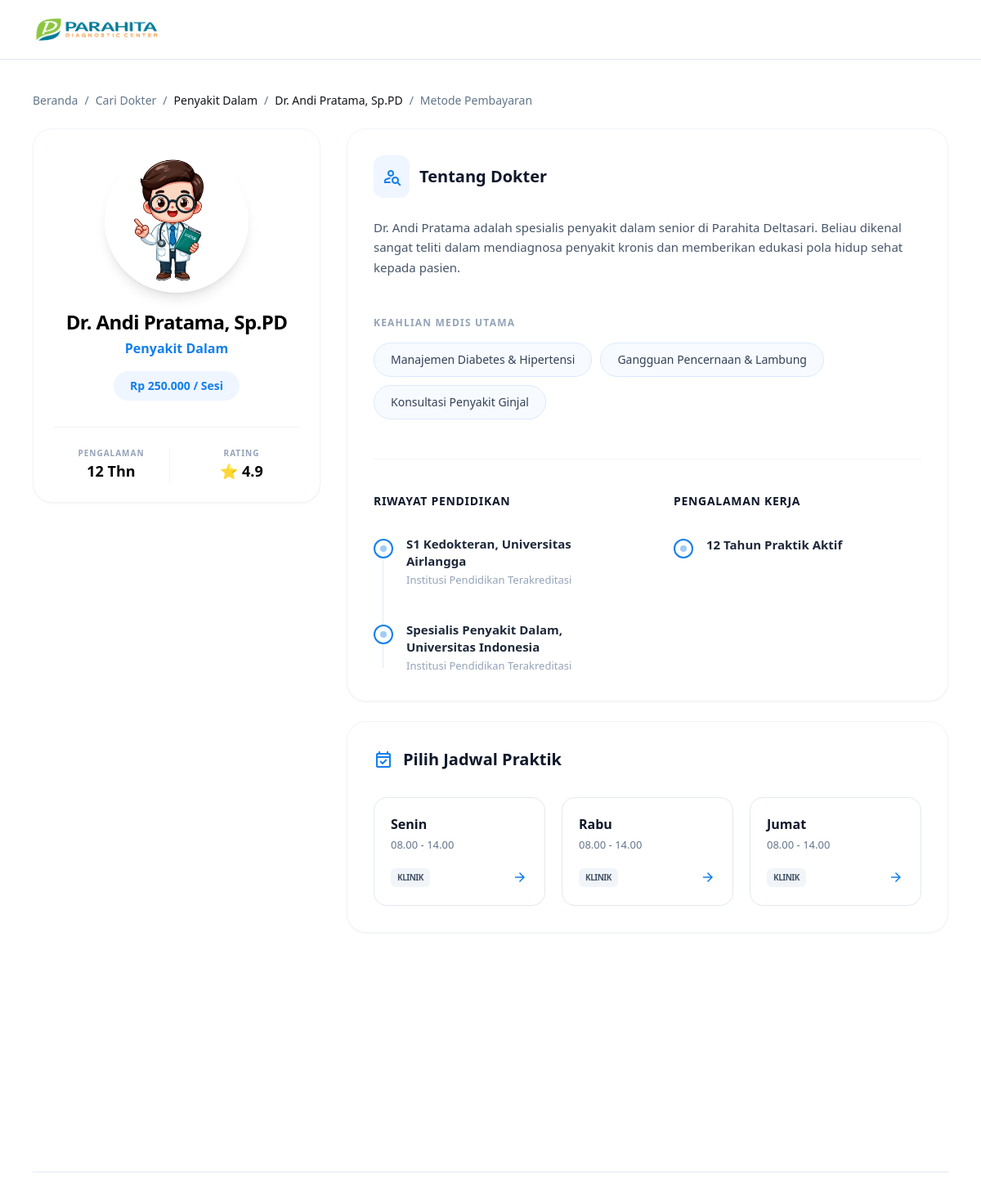
The page /doctor_detail.php?id=1 on the database its author committed.
### tables this page shows
CREATE TABLE `doctors` (
  `id` int(11) NOT NULL,
  `name` varchar(100) NOT NULL,
  `specialization` varchar(100) NOT NULL,
  `experience` int(11) DEFAULT NULL,
  `location` varchar(100) DEFAULT NULL,
  `rating` decimal(2,1) DEFAULT NULL,
  `reviews_count` int(11) DEFAULT NULL,
  `price` int(11) DEFAULT 250000,
  `image_url` varchar(255) DEFAULT NULL,
  `is_available` tinyint(1) DEFAULT 1,
  `about` text DEFAULT NULL,
  `expertise` text DEFAULT NULL,
  `education` text DEFAULT NULL,
  `experience_detail` text DEFAULT NULL,
  `schedule_json` longtext DEFAULT NULL CHECK (json_valid(`schedule_json`))
);

### doctor_detail.php (the view, shortened to what this page needs)
<?php
require_once 'functions.php';
$id = $_GET['id'] ?? null;
$stmt = $pdo->prepare("SELECT * FROM doctors WHERE id = ?");
$stmt->execute([$id]);
$doctor = $stmt->fetch(PDO::FETCH_ASSOC);
$schedules = [];
if (!empty($doctor['schedule_json'])) {
    $schedules = json_decode($doctor['schedule_json'], true);
}
$locationName = "Parahita " . ($doctor['location'] ?? 'Pusat');
?>
<!DOCTYPE html>
<html class="light" lang="id">
<head>
    <script src="https://cdn.tailwindcss.com"></script>
</head>
<header class="bg-surface-light dark:bg-surface-dark border-b border-slate-200 dark:border-slate-700 sticky top-0 z-50">
    <div class="max-w-[1440px] mx-auto px-4 md:px-10 h-[72px] flex items-center justify-between">
        <a class="flex items-center gap-2.5" href="dashboard.php">
            <img src="img/logo.png" alt="Logo" class="h-10 w-auto object-contain">
        </a>
    </div>
</header>
<div class="layout-container flex flex-col min-h-screen max-w-[1440px] mx-auto px-4 md:px-10 py-6">
    <div class="flex flex-wrap gap-2 py-4 mb-2">
        <a class="text-[#617589] dark:text-gray-400 text-sm font-medium hover:underline" href="dashboard.php">Beranda</a>
        <span class="text-[#617589] dark:text-gray-400 text-sm font-medium">/</span>
        <a class="text-[#617589] dark:text-gray-400 text-sm font-medium hover:underline" href="doctors.php">Cari Dokter</a>
        <span class="text-[#617589] dark:text-gray-400 text-sm font-medium">/</span>
        <a class="text-[#111418] dark:text-gray-100 text-sm font-medium"><?= htmlspecialchars($doctor['specialization']) ?></a>
        <span class="text-[#617589] dark:text-gray-400 text-sm font-medium">/</span>
        <a class="text-[#111418] dark:text-gray-100 text-sm font-medium"><?= htmlspecialchars($doctor['name']) ?></a>
        <span class="text-[#617589] dark:text-gray-400 text-sm font-medium">/</span>
        <a class="text-[#617589] dark:text-gray-400 text-sm font-medium hover:underline" href="payment.php">Metode Pembayaran</a>
    </div>
    <div class="grid grid-cols-1 lg:grid-cols-12 gap-8 items-start">
        <aside class="lg:col-span-4 lg:sticky lg:top-24">
            <div class="bg-surface-light dark:bg-surface-dark rounded-3xl p-6 shadow-sm border border-slate-100 dark:border-slate-700 flex flex-col items-center text-center">
                <div class="size-44 rounded-full overflow-hidden border-4 border-white dark:border-slate-800 shadow-lg mb-5">
                    <img class="w-full h-full object-cover" src="<?= htmlspecialchars($doctor['image_url'] ?? 'img/default-doctor.png') ?>" alt="Foto">
                </div>
                <h2 class="text-2xl font-bold mb-1 tracking-tight"><?= htmlspecialchars($doctor['name']) ?></h2>
                <p class="text-primary font-semibold"><?= htmlspecialchars($doctor['specialization']) ?></p>
                <div class="mt-4 bg-blue-50 dark:bg-blue-900/20 text-primary px-5 py-2 rounded-full font-bold text-sm">
                    Rp <?= number_format($doctor['price'] ?? 250000, 0, ',', '.') ?> / Sesi
                </div>
                <div class="w-full grid grid-cols-2 gap-4 border-t border-slate-100 dark:border-slate-700 mt-8 pt-6">
                    <div class="text-center border-r border-slate-100 dark:border-slate-700">
                        <p class="text-[10px] text-slate-400 uppercase font-bold tracking-widest">Pengalaman</p>
                        <p class="text-lg font-bold"><?= $doctor['experience'] ?> Thn</p>
                    </div>
                    <div class="text-center">
                        <p class="text-[10px] text-slate-400 uppercase font-bold tracking-widest">Rating</p>
                        <p class="text-lg font-bold">⭐ <?= $doctor['rating'] ?></p>
                    </div>
                </div>
            </div>
        </aside>
        <div class="lg:col-span-8 space-y-6">
            <section class="bg-surface-light dark:bg-surface-dark rounded-3xl p-8 shadow-sm border border-slate-100 dark:border-slate-700">
                <div class="mb-12">
                    <div class="flex items-center gap-3 mb-6">
                        <div class="bg-blue-50 dark:bg-blue-900/30 p-2.5 rounded-xl text-primary flex items-center justify-center">
                            <span class="material-symbols-outlined text-2xl">person_search</span>
                        </div>
                        <h3 class="text-xl font-bold text-slate-900 dark:text-white">Tentang Dokter</h3>
                    </div>
                    <div class="text-slate-600 dark:text-slate-300 leading-relaxed text-[15px]">
                        <?= !empty($doctor['about']) ? nl2br(htmlspecialchars($doctor['about'])) : "Dokter spesialis berpengalaman di " . $locationName . "." ?>
                    </div>
                </div>
                <div class="mb-12">
                    <h4 class="text-xs font-bold text-slate-400 uppercase tracking-widest mb-4">KEAHLIAN MEDIS UTAMA</h4>
                    <div class="flex flex-wrap gap-2.5">
                        <?php
                        if (!empty($doctor['expertise'])) {
                            $skills = preg_split('/\r\n|\r|\n|•/', $doctor['expertise']);
                            foreach ($skills as $skill) {
                                if (trim($skill) != "") {
                                    echo '<span class="px-5 py-2.5 bg-blue-50/50 dark:bg-slate-800 border border-blue-100 dark:border-slate-700 rounded-full text-sm font-medium text-slate-700 dark:text-slate-300">' . htmlspecialchars(trim($skill)) . '</span>';
                                }
                            }
                        }
                        ?>
                    </div>
                </div>
                <div class="border-t border-slate-100 dark:border-slate-800 my-10"></div>
                <div class="grid grid-cols-1 md:grid-cols-2 gap-16">
                    <div>
                        <h3 class="text-[14px] font-bold text-slate-900 dark:text-white uppercase tracking-wider mb-8">RIWAYAT PENDIDIKAN</h3>
                        <div class="relative space-y-10 timeline-line">
                            <?php
                            if (!empty($doctor['education'])) {
                                $eduItems = preg_split('/\r\n|\r|\n|•/', $doctor['education']);
                                foreach ($eduItems as $item): if (trim($item) == "") continue; ?>
                                    <div class="relative pl-10">
                                        <div class="absolute left-0 top-1 size-6 rounded-full border-[2px] border-primary bg-white dark:bg-surface-dark z-10 flex items-center justify-center">
                                            <div class="size-2 rounded-full bg-primary/40"></div>
                                        </div>
                                        <div>
                                            <p class="font-bold text-[15px] text-slate-800 dark:text-white leading-snug"><?= htmlspecialchars(trim($item)) ?></p>
                                            <p class="text-[13px] text-slate-400 mt-1">Institusi Pendidikan Terakreditasi</p>
                                        </div>
                                    </div>
                            <?php endforeach;
                            } ?>
                        </div>
                    </div>
                    <div>
                        <h3 class="text-[14px] font-bold text-slate-900 dark:text-white uppercase tracking-wider mb-8">PENGALAMAN KERJA</h3>
                        <div class="relative space-y-10 timeline-line">
                            <?php
                            if (!empty($doctor['experience_detail'])) {
                                $expItems = preg_split('/\r\n|\r|\n|•/', $doctor['experience_detail']);
                                foreach ($expItems as $item): if (trim($item) == "") continue; ?>
                                    <div class="relative pl-10">
                                        <div class="absolute left-0 top-1 size-6 rounded-full border-[2px] border-primary bg-white dark:bg-surface-dark z-10 flex items-center justify-center">
                                            <div class="size-2 rounded-full bg-primary/40"></div>
                                        </div>
                                        <div>
                                            <p class="font-bold text-[15px] text-slate-800 dark:text-white leading-snug"><?= htmlspecialchars(trim($item)) ?></p>
                                            <p class="text-[13px] text-slate-400 mt-1"><?= $locationName ?></p>
                                        </div>
                                    </div>
                                <?php endforeach;
                            } else { ?>
                                <div class="relative pl-10">
                                    <div class="absolute left-0 top-1 size-6 rounded-full border-[2px] border-primary bg-white dark:bg-surface-dark z-10 flex items-center justify-center">
                                        <div class="size-2 rounded-full bg-primary/40"></div>
                                    </div>
                                    <p class="font-bold text-[15px] text-slate-800 dark:text-white"><?= $doctor['experience'] ?> Tahun Praktik Aktif</p>
                                </div>
                            <?php } ?>
                        </div>
                    </div>
                </div>
            </section>
            <section class="bg-surface-light dark:bg-surface-dark rounded-3xl p-8 shadow-sm border border-slate-100 dark:border-slate-700">
                <h3 class="text-xl font-bold mb-8 flex items-center gap-3 text-slate-900 dark:text-white">
                    <span class="material-symbols-outlined text-primary">event_available</span>
                    Pilih Jadwal Praktik
                </h3>
                <?php if (!empty($schedules)): ?>
                    <div class="grid grid-cols-1 sm:grid-cols-2 lg:grid-cols-3 gap-5">
                        <?php foreach ($schedules as $hari => $jam): ?>
                            <a href="payment.php?doctor_id=<?= $id ?>&day=<?= urlencode($hari) ?>&time=<?= urlencode($jam) ?>"
                                class="group relative border border-slate-200 dark:border-slate-700 rounded-2xl p-5 hover:border-primary hover:bg-blue-50/30 transition-all bg-white dark:bg-slate-800 text-left">
                                <p class="font-bold text-slate-900 dark:text-white"><?= htmlspecialchars($hari) ?></p>
                                <p class="text-[13px] text-slate-500 mt-1"><?= htmlspecialchars($jam) ?></p>
                                <div class="mt-4 flex justify-between items-center">
                                    <span class="text-[10px] bg-slate-100 dark:bg-slate-700 px-2 py-1 rounded-md font-bold text-slate-600 dark:text-slate-400 uppercase tracking-tighter">Klinik</span>
                                    <span class="text-primary material-symbols-outlined text-xl transition-transform group-hover:translate-x-1">arrow_forward</span>
                                </div>
                            </a>
                        <?php endforeach; ?>
                    </div>
                <?php else: ?>
                    <div class="text-center py-10">
                        <p class="text-slate-500 italic text-sm">Jadwal belum tersedia untuk dokter ini.</p>
                    </div>
                <?php endif; ?>
            </section>
        </div>
    </div>
    <footer class="bg-white dark:bg-slate-900 border-t border-slate-200 dark:border-slate-800 mt-auto py-8">
    </footer>
    </body>
</html>

### doctor_detail.php (style rules this page uses)
.timeline-line::before { content: ''; position: absolute; left: 11px; top: 8px; bottom: 8px; width: 1px; background-color: #e2e8f0; }

### rows shown on the page
doctors: specialization "Penyakit Dalam", name "Dr. Andi Pratama, Sp.PD", image_url (picture), price "250.000", experience "12", rating "4.9", about "Dr. Andi Pratama adalah spesialis penyakit dalam senior di Parahita Deltasari. Beliau dikenal sangat teliti dalam mendiagnosa penyakit kronis dan memberikan edukasi pola hidup sehat kepada pasien.", expertise "Manajemen Diabetes & Hipertensi", expertise "Gangguan Pencernaan & Lambung", expertise "Konsultasi Penyakit Ginjal", education "S1 Kedokteran, Universitas Airlangga", education "Spesialis Penyakit Dalam, Universitas Indonesia", schedule_json "08.00 - 14.00"

### other values the page prints
$hari "Senin"
$hari "Rabu"
$hari "Jumat"
